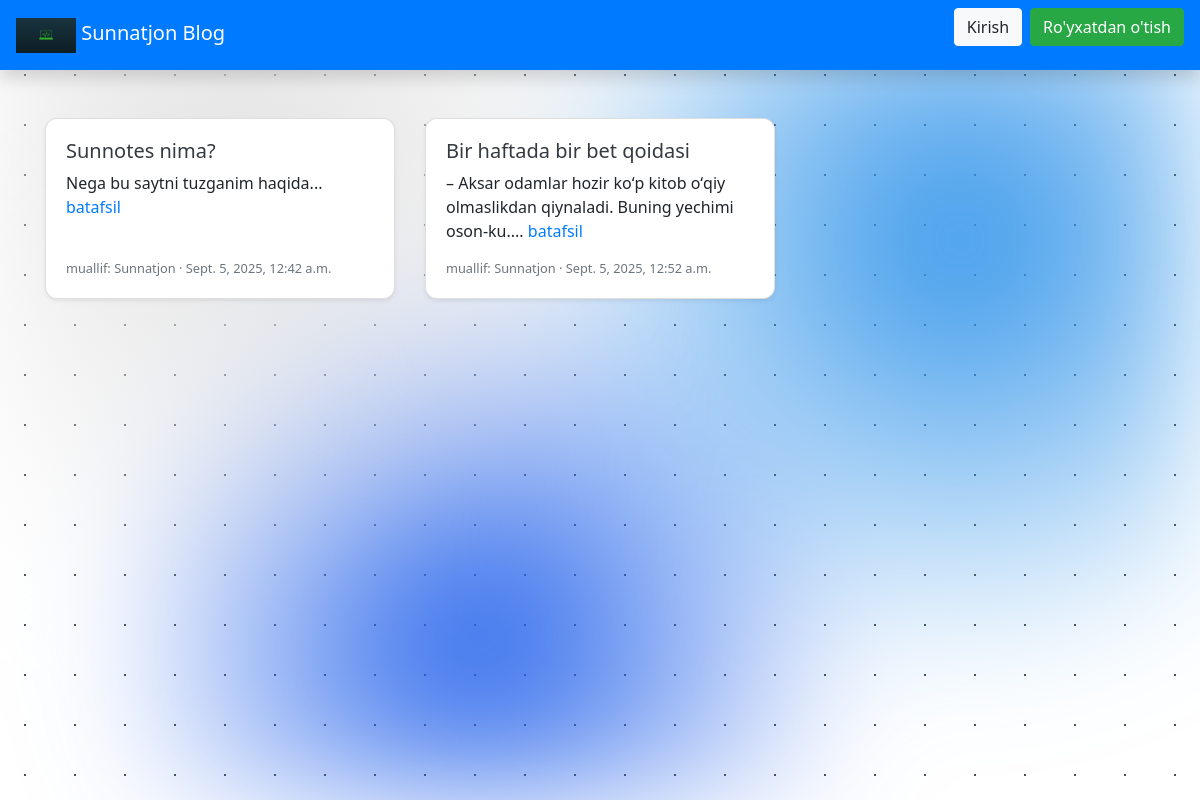
The page /articles/ on the database as committed earlier.
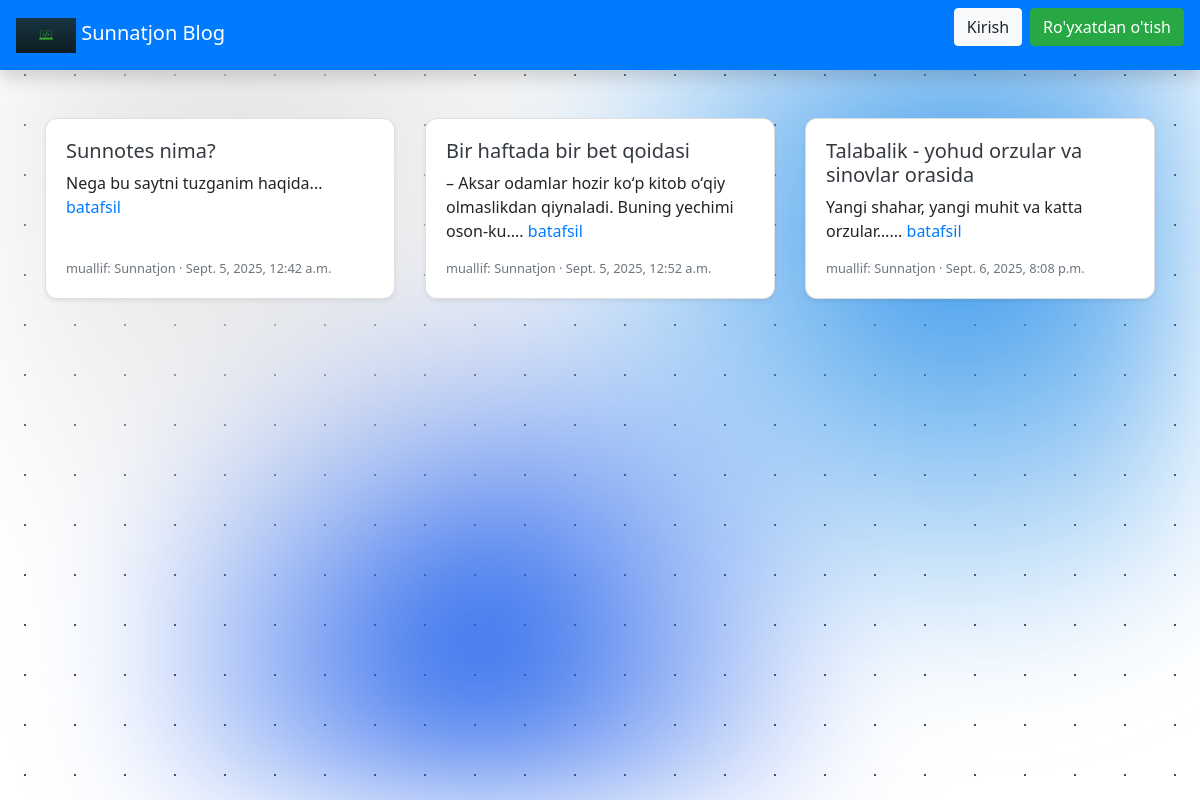
The same page on the database as committed later.
### articles/models.py (models this page shows, shortened)
class Article(models.Model):
  title = models.CharField(max_length=1500)
  summary = models.CharField(max_length=200, blank=True)
  body = RichTextField()
  photo = models.ImageField(upload_to='images/', blank=True)
  date = models.DateTimeField(auto_now_add=True)
  author = models.ForeignKey(
    get_user_model(),
    on_delete=models.CASCADE,
  )

### accounts/models.py (models this page shows)
class CustomUser(AbstractUser):
  age = models.PositiveIntegerField(null=True, blank=True)

### articles/views.py (the view)
# urls.py: path('', ArticleListView.as_view(), name='article_list'),
class ArticleListView(ListView):
  model = Article
  template_name = 'article_list.html'

### templates/article_list.html (shortened to what this page needs)
{% extends 'base.html' %}
{% block content %}
<div class="row">
  {% for article in object_list %}
    <div class="col-12 col-md-6 col-lg-4 mb-4">
      <div class="card h-100 shadow-sm">
        <div class="card-body d-flex flex-column">
          <h5 class="card-title mb-2">
            <a href="{% url 'article_detail' article.pk %}"
               class="stretched-link text-decoration-none text-dark">
              {{ article.title }}
            </a>
          </h5>
          <p class="card-text mb-3">
            {{ article.summary }}...
            <a href="{% url 'article_detail' article.pk %}">batafsil</a>
          </p>
          <div class="mt-auto small text-muted">
            muallif: {{ article.author|title }} &middot; {{ article.date }}
          </div>
        </div>
      </div>
    </div>
  {% empty %}
    <div class="col-12"><p>Hozircha postlar yo‘q.</p></div>
  {% endfor %}
</div>
{% endblock content %}

### templates/base.html (shortened to what this page needs)
{% load static %}
<!DOCTYPE html>
<html>
    <head>
            <link rel="stylesheet" href="https://cdn.jsdelivr.net/npm/bootstrap@4.5.3/dist/css/bootstrap.min.css">
            <link rel="stylesheet" href="https://cdnjs.cloudflare.com/ajax/libs/font-awesome/5.15.2/css/all.min.css" />
            <link rel="stylesheet" href="{% static 'css/base.css' %}">
            <link rel="stylesheet" href="{% static 'css/article.css' %}">
    </head>
    <body class="home">
        <div class="aurora"></div>
        <div class="particles"></div>
        <nav class="navbar navbar-expand-lg navbar-dark bg-primary shadow" style="background-color:cadetblue;">
            <a class="navbar-brand" href="{% url 'home' %}">
                <img src="{% static 'assets/img/logo.png' %}" width="60" height="35" class="d-inline-block align-top" alt="">
                Sunnatjon Blog
            </a>
            <div class="collapse navbar-collapse" id="navbarSupportedContent">
                {% if user.is_authenticated %}
                    <ul class="navbar-nav ml-auto">
                        <li class="nav-item">
                            <a class="nav-link dropdown-toggle" href="#"
                                id="navbarDropdown" role="button" data-toggle="dropdown"
                                aria-haspopup="true" aria-expanded="false">
                                {{user.username | title}}
                            </a>
                            <div class="dropdown-menu dropdown-menu-lg-right"
                                aria-labelledby="navbarDropdown">
                                <a class="dropdown-item" href="{% url 'article_new' %}">Yangi post</a>
                                <div class="dropdown-divider"></div>
                                <a class="dropdown-item" href="{% url 'password_change'%}">Kalit so'zni almashtirish</a>
                                <div class="dropdown-divider"></div>
                                <form action="{% url 'logout' %}" method="post">
                                    {% csrf_token %}
                                    <button class="dropdown-item">Chiqish</button>
                                </form>
                            </div>
                        </li>
                    </ul>
                {% else %}
                    <form class="form-inline ml-auto">
                        <a href="{% url 'login' %}" class="btn btn-light">Kirish</a>
                        <a href="{% url 'signup' %}" class="btn btn-success ml-2">Ro'yxatdan o'tish</a>
                    </form>
                {% endif %}
            </div>
        </nav>
        <main>
            <div class="container">
                {% block content %}
                {% endblock content %}
            </div>
        </main>
    </body>
</html>

### templates/base.html (style rules this page uses)
body { font-family: 'Segoe UI', Tahoma, Geneva, Verdana, sans-serif; }
.card { border-radius: 12px; transition: 0.3s; }
.aurora { position: fixed; inset: 0; background: radial-gradient(circle at 20% 20%, #e2e2e2, transparent 40%), radial-gradient(circle at 80% 30%, #3395ea, transparent 40%), radial-gradient(circle at 40% 80%, #2563eb, transparent 40%); background-blend-mode: screen; filter: blur(60px); animation: auroraMove 30s ease-in-out infinite alternate; z-index: -1; }
body { background: #ffffff; }
.particles { position: fixed; inset: 0; background: radial-gradient(circle 1.5px, rgba(0, 0, 0, 0.7) 100%, transparent) repeat; background-size: 50px 50px; animation: particlesMove 60s linear infinite; z-index: -2; }

Rows that differ between the two databases and show on the page:
added Article: title "Talabalik - yohud orzular va sinovlar orasida", summary "Yangi shahar, yangi muhit va katta orzular…", author "Sunnatjon", date "Sept. 6, 2025, 8:08 p.m."
